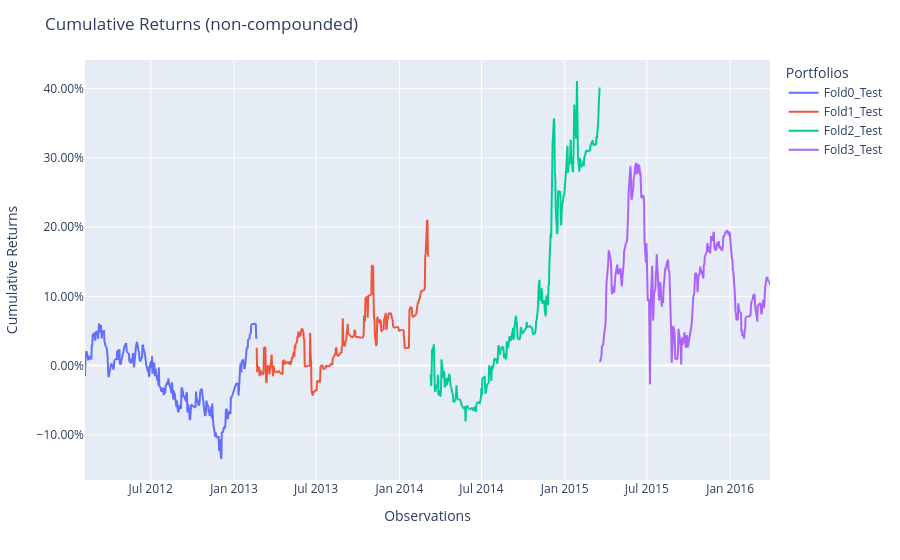

Notebook source saved alongside this figure:
### Code cell
oos_pop = Population([fold['test'] for fold in fold_real])
oos_pop.plot_cumulative_returns()

### Figure 1 — Plotly figure (JSON) as saved in the notebook; plotly's stock layout.template omitted (floating-point values rounded to 4 significant figures; data arrays with more than 128 entries replaced by an {"elided": "..."} marker saying what was removed)
{"data": [{"hovertemplate": "variable=Fold0_Test<br>index=%{x}<br>value=%{y}<extra></extra>", "legendgroup": "Fold0_Test", "line": {"color": "#636efa", "dash": "solid"}, "marker": {"symbol": "circle"}, "mode": "lines", "name": "Fold0_Test", "showlegend": true, "type": "scattergl", "x": {"elided": "1008 str values"}, "xaxis": "x", "y": {"elided": "1008 float values"}, "yaxis": "y"}, {"hovertemplate": "variable=Fold1_Test<br>index=%{x}<br>value=%{y}<extra></extra>", "legendgroup": "Fold1_Test", "line": {"color": "#EF553B", "dash": "solid"}, "marker": {"symbol": "circle"}, "mode": "lines", "name": "Fold1_Test", "showlegend": true, "type": "scattergl", "x": {"elided": "1008 str values"}, "xaxis": "x", "y": {"elided": "1008 float values"}, "yaxis": "y"}, {"hovertemplate": "variable=Fold2_Test<br>index=%{x}<br>value=%{y}<extra></extra>", "legendgroup": "Fold2_Test", "line": {"color": "#00cc96", "dash": "solid"}, "marker": {"symbol": "circle"}, "mode": "lines", "name": "Fold2_Test", "showlegend": true, "type": "scattergl", "x": {"elided": "1008 str values"}, "xaxis": "x", "y": {"elided": "1008 float values"}, "yaxis": "y"}, {"hovertemplate": "variable=Fold3_Test<br>index=%{x}<br>value=%{y}<extra></extra>", "legendgroup": "Fold3_Test", "line": {"color": "#ab63fa", "dash": "solid"}, "marker": {"symbol": "circle"}, "mode": "lines", "name": "Fold3_Test", "showlegend": true, "type": "scattergl", "x": {"elided": "1008 str values"}, "xaxis": "x", "y": {"elided": "1008 float values"}, "yaxis": "y"}], "layout": {"legend": {"title": {"text": "Portfolios"}, "tracegroupgap": 0}, "margin": {"t": 60}, "title": {"text": "Cumulative Returns (non-compounded)"}, "xaxis": {"anchor": "y", "domain": [0, 1], "title": {"text": "Observations"}}, "yaxis": {"anchor": "x", "domain": [0, 1], "tickformat": ".2%", "title": {"text": "Cumulative Returns"}}}}
